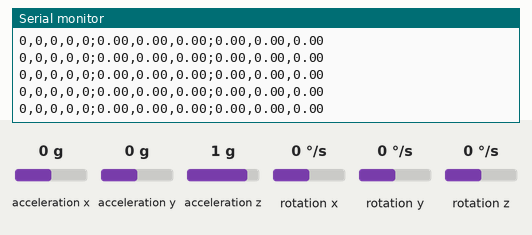
Bench run of a sketch on a simulated Arduino Uno, built with avr-gcc and run on an emulated ATmega328P. Shown: the last lines printed to the serial monitor. The inputs (shaded band) are chosen by the test bench; at power-on: acceleration x 0 g, acceleration y 0 g, acceleration z 1 g, rotation z 0 °/s, rotation x 0 °/s, rotation y 0 °/s.

Above: at 1.7 s.
1.8 s: acceleration x set to -1.4 g
At 1.84 s:
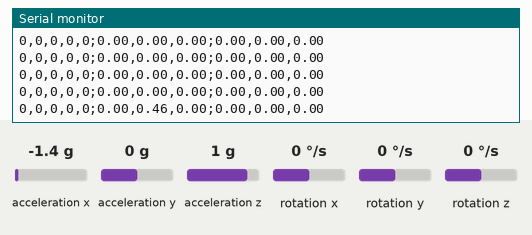
3.3 s: acceleration y set to -1.4 g
At 3.3 s:
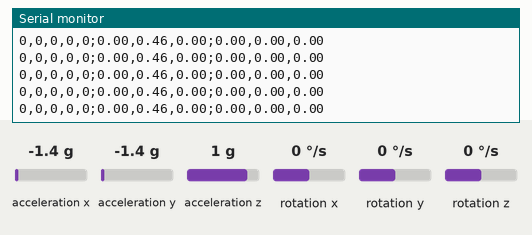
4.8 s: acceleration z set to -1.4 g
At 4.8 s:
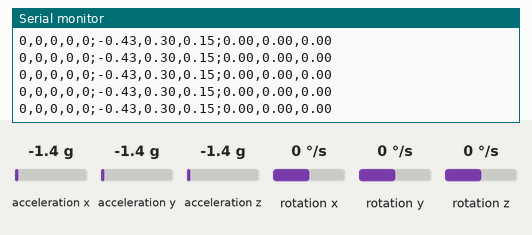
6.3 s: rotation z set to -192 °/s
At 6.3 s:
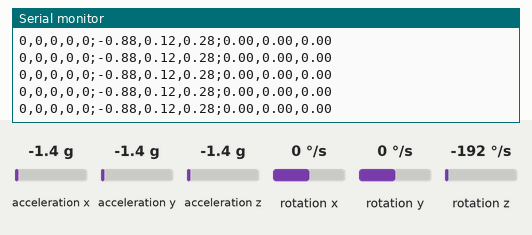
Timing chart, 0 to 8.8 s (numbered marks = the images above; inputs shaded):
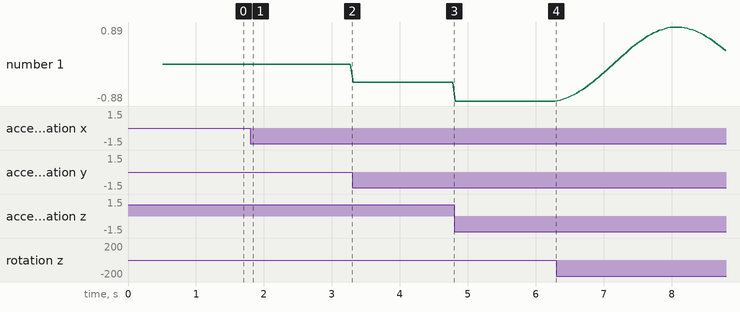

The sketch:

IMU_DMP.ino
```cpp
#include "I2Cdev.h"
#include <math.h>
#include "MPU6050_6Axis_MotionApps20.h"

// Use the Wire library for I2C communication if specified
#if I2CDEV_IMPLEMENTATION == I2CDEV_ARDUINO_WIRE
    #include "Wire.h"
#endif

MPU6050 mpu; // Create an instance of the MPU6050 class

#define OUTPUT_READABLE_WORLDACCEL  // Define this to output world acceleration data

// MPU control/status variables
bool dmpReady = false;  // True if the DMP is initialized successfully
uint8_t mpuIntStatus;   // Interrupt status from MPU
uint8_t devStatus;      // Return status of device initialization
uint16_t packetSize;    // Expected size of DMP data packets
uint16_t fifoCount;     // Number of bytes currently in the FIFO buffer
uint8_t fifoBuffer[64]; // Buffer to store FIFO data

// Variables for orientation and motion data
Quaternion q;           // Quaternion to store orientation data
VectorInt16 aa;         // Accelerometer sensor measurements
VectorInt16 aaReal;     // Gravity-free accelerometer measurements
VectorInt16 aaWorld;    // World-frame accelerometer measurements
VectorFloat gravity;    // Gravity vector
float euler[3];         // Euler angles (psi, theta, phi)
float ypr[3];           // Yaw, pitch, roll angles
float acc[3];           // Acceleration vector
float lastAcc[3] = {0.0f, 0.0f, 0.0f}; // Last acceleration values
float vel[3] = {0.0f, 0.0f, 0.0f};     // Velocity vector
unsigned long lastTime = 0;  // Last time the loop was executed
float dt = 0;                // Delta time for integration
float connected;             // Variable to check if the sensor is connected

void setup() {
  // Initialize I2C communication
  #if I2CDEV_IMPLEMENTATION == I2CDEV_ARDUINO_WIRE
    Wire.begin();
    Wire.setClock(400000); // Set I2C clock speed to 400kHz
  #elif I2CDEV_IMPLEMENTATION == I2CDEV_BUILTIN_FASTWIRE
    Fastwire::setup(400, true); // Setup Fastwire if used
  #endif

  Serial.begin(115200);  // Start serial communication at 115200 baud
  while (!Serial);       // Wait for the serial port to connect

  // Initialize the MPU6050 device
  Serial.println(F("Initializing I2C devices..."));
  mpu.initialize();

  // Verify the connection to the MPU6050
  Serial.println(F("Testing device connections..."));
  Serial.println(mpu.testConnection() ? F("MPU6050 connection successful") : F("MPU6050 connection failed"));

  // Load and configure the DMP (Digital Motion Processor)
  Serial.println(F("Initializing DMP..."));
  devStatus = mpu.dmpInitialize();

  // Set gyro and accelerometer offsets
  mpu.setXGyroOffset(-197);
  mpu.setYGyroOffset(-24);
  mpu.setZGyroOffset(-23);
  mpu.setXAccelOffset(-388);
  mpu.setYAccelOffset(-535);
  mpu.setZAccelOffset(1507);

  // Check if DMP initialization was successful
  if (devStatus == 0) {
    // Calibrate the accelerometer and gyro
    mpu.CalibrateAccel(6);
    mpu.CalibrateGyro(6);
    mpu.PrintActiveOffsets(); // Print the offsets

    // Enable the DMP
    Serial.println(F("Enabling DMP..."));
    mpu.setDMPEnabled(true);

    // Indicate that the DMP is ready
    Serial.println(F("DMP ready! Waiting for first data..."));
    dmpReady = true;

    // Get the expected packet size for later use
    packetSize = mpu.dmpGetFIFOPacketSize();
  } else {
    // If DMP initialization failed, print the error code
    Serial.print(F("DMP Initialization failed (code "));
    Serial.print(devStatus);
    Serial.println(F(")"));
  }

  // Record the current time
  lastTime = millis();
}

void loop() {
  // If DMP is not ready, exit the loop
  if (!dmpReady) return;

  // Check if there's a new packet from the FIFO buffer
  if (mpu.dmpGetCurrentFIFOPacket(fifoBuffer)) {
    #ifdef OUTPUT_READABLE_WORLDACCEL
      // Read the quaternion data from the DMP
      mpu.dmpGetQuaternion(&q, fifoBuffer);

      // Print placeholder zero values (for data structure consistency)
      Serial.print("0");
      Serial.print(",");
      Serial.print("0");
      Serial.print(",");
      Serial.print("0");
      Serial.print(",");
      Serial.print("0");
      Serial.print(",");
      Serial.print("0");
      Serial.print(';');

      // Print quaternion data (x, y, z components)
      Serial.print(q.x);
      Serial.print(",");
      Serial.print(q.y);
      Serial.print(",");
      Serial.print(q.z);
      Serial.print(';');

      // Print velocity data (x, y, z components)
      Serial.print(vel[0]);
      Serial.print(',');
      Serial.print(vel[1]);
      Serial.print(',');
      Serial.print(vel[2]);
      Serial.println("");
    #endif

    // Delay to simulate a 30 FPS frame rate (for Unity or similar visualization tools)
    delay(30);
  }
}
```

Measured:
- after the input at 1.8 s, the serial monitor: prints a new line at once (image 1)
- plotted number 1: 0 → -0.43 after the input at 3.3 s, -0.43 → -0.88 after the input at 4.8 s, -0.88 → 0.32 after the input at 6.3 s
